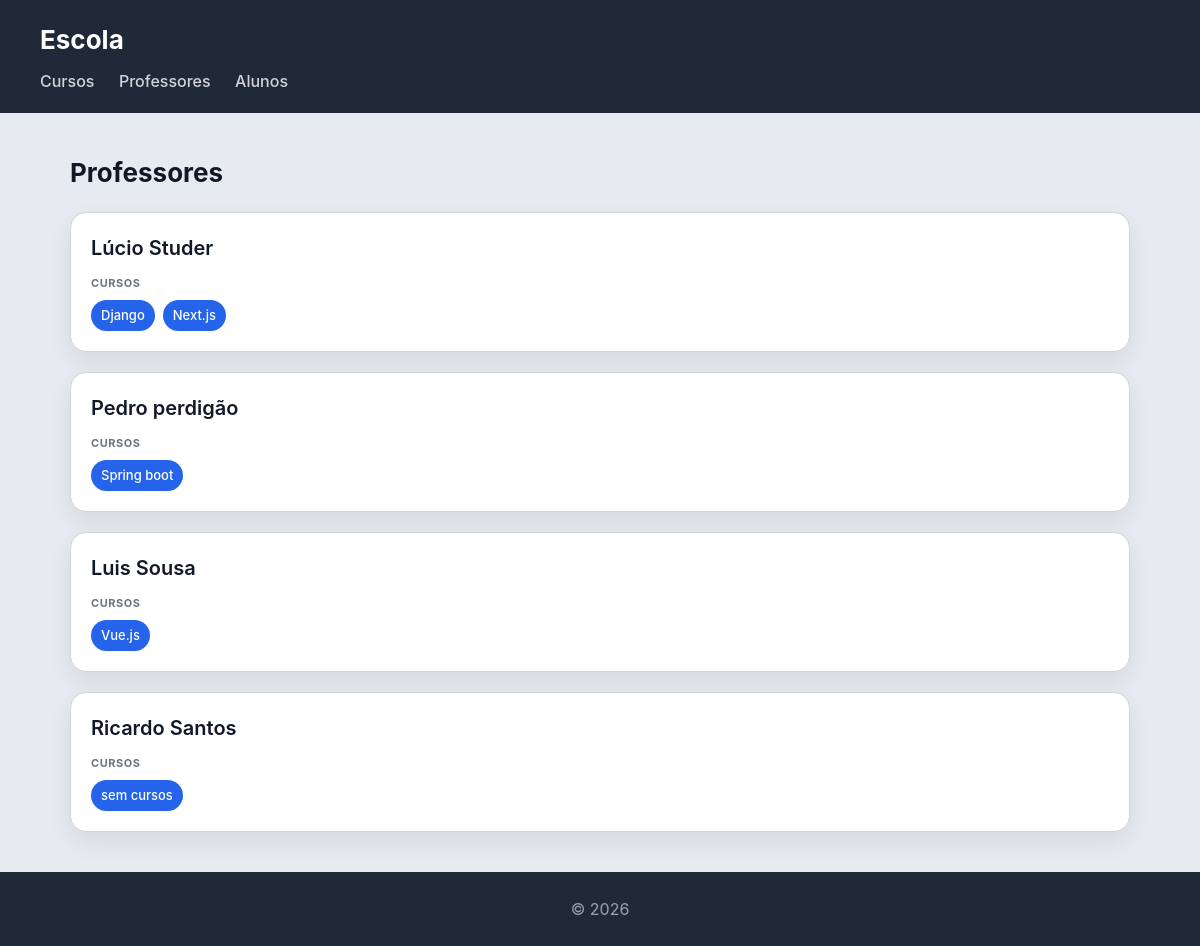
/escola/professores/, run on the app's committed database.
### escola/models.py (models this page shows, shortened)
class Professor(models.Model):
    nome = models.CharField(max_length=100)
    email = models.EmailField()

class Curso(models.Model):
    nome = models.CharField(max_length=100)
    imagem = models.ImageField(upload_to='cursos/')
    professor = models.ForeignKey(Professor, on_delete=models.CASCADE, related_name='cursos')
    alunos = models.ManyToManyField(Aluno, related_name='cursos')

### escola/views.py (the view)
# urls.py: path('escola/', views.professores_view, name='professores'),
def professores_view(request):
    professores = Professor.objects \
                .prefetch_related('cursos') \
                .all()
    return render(request, 'escola/professores.html', {'professores': professores})

### escola/templates/escola/professores.html
{% extends "escola/base.html" %}
{% block content %}
<h2>Professores</h2>
<section>
    {% for professor in professores %}
    <article>
        <header>
            <h3>{{ professor.nome }}</h3>
        </header>
        <section>
            <h4>Cursos</h4>
            <ul>
                {% for curso in professor.cursos.all %}
                    <li>{{ curso.nome }}</li>
                {% empty %}
                    <li>sem cursos</li>
                {% endfor %}
            </ul>
        </section>
    </article>
    {% endfor %}
</section>
{% endblock %}

### escola/static/escola/styles.css (style rules this page uses)
* { box-sizing: border-box; margin: 0; padding: 0; }
body { font-family: "Inter", "Segoe UI", system-ui, -apple-system, sans-serif; background: #e6ebf2; color: #111827; line-height: 1.5; }
h2 { margin-bottom: 20px; font-size: 26px; }
section > article { background: white; padding: 20px; border-radius: 16px; border: 1px solid #d1d5db; box-shadow: 0 10px 25px rgba(0,0,0,0.08); transition: all 0.25s ease; margin-bottom: 20px; }
article > header { margin-bottom: 12px; }
article > header > h3 { font-size: 20px; font-weight: 600; margin-bottom: 4px; }
article > section { margin-top: 10px; }
article > section > h4 { font-size: 11px; text-transform: uppercase; color: #6b7280; margin-bottom: 8px; letter-spacing: 0.05em; }
article > section > ul { list-style: none; display: flex; flex-wrap: wrap; gap: 8px; }
article > section > ul > li { background: #2563eb; color: white; padding: 6px 10px; border-radius: 999px; font-size: 13px; font-weight: 500; }

### data on the page
Professor: nome "Lúcio Studer"
Curso: nome "Django"
Curso: nome "Next.js"
Professor: nome "Pedro perdigão"
Curso: nome "Spring boot"
Professor: nome "Luis Sousa"
Curso: nome "Vue.js"
Professor: nome "Ricardo Santos"
